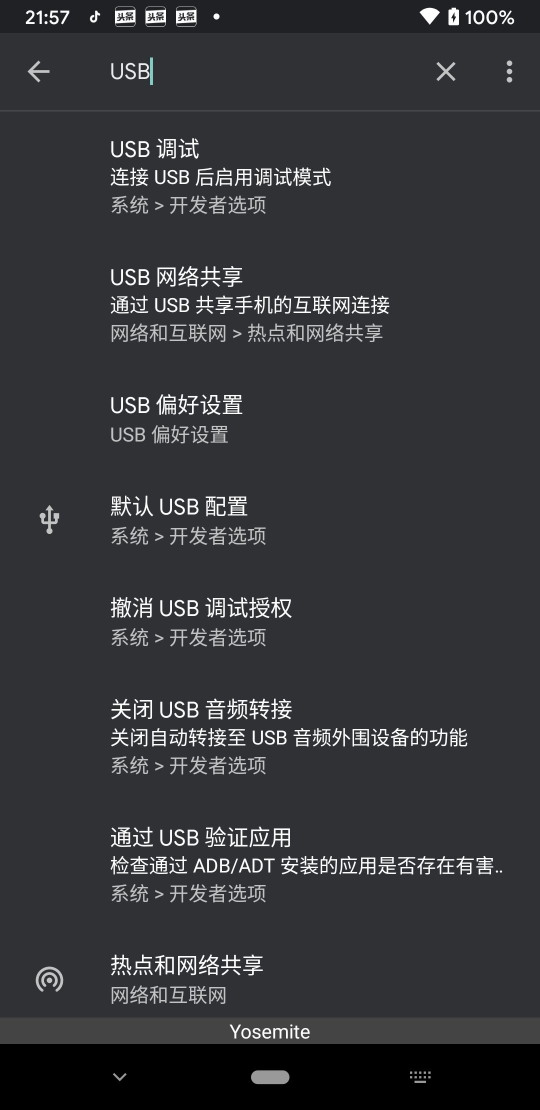
#> input picture settings.png, 1080 x 2220 px (shown at 1/2 size)
$ python -i getStringPosition.py   (imports and definitions only)
#> lines starting #> are read from the running program, lines starting #| are printed output that depends on the picture; after the words box and inside, x2 and y2 are one past the last pixel; in counts of white or black regions, pixels touching at a corner belong together
from pytesseract import image_to_data
import cv2

defaultMinConf = 80  # 识别时最小有效置信度
lang = 'chi_sim'  # 识别时使用的文字语言


def get_string_position(img, min_conf=defaultMinConf, log=False):
    # 提高文字识别正确率
    local_img = oo = cv2.threshold(img, 150, 255, cv2.THRESH_BINARY)[1]
    img_data = image_to_data(local_img, lang=lang).split('\n')
    data_cache = {}
    output = []
    img_data.pop(0)
    for line in img_data:
        row = line.split('\t')
        if len(row) < 12 or int(row[10]) < min_conf:
            continue
        key = row[2] + ':' + row[4]
        value = row[11]
        left = int(row[6])
        top = int(row[7])
        right = left + int(row[8])
        bottom = top + int(row[9])
        conf = int(row[10])
        if key in data_cache:
            data_cache[key][0] = data_cache[key][0] + value
            data_cache[key][1] = (min(data_cache[key][1][0], left), max(data_cache[key][1][1], right))
            data_cache[key][2] = (min(data_cache[key][2][0], top), max(data_cache[key][2][1], bottom))
            data_cache[key][3] = (min(data_cache[key][3][0], conf), max(data_cache[key][3][1], conf))
        else:
            data_cache[key] = [value, (left, right), (top, bottom), (conf, conf)]
    for line in data_cache:
        output.append(data_cache[line])
        if log:
            print(data_cache[line])
    return output


def get_special_string_position(data, string):
    for row in data:
        if row[0].find(string) > -1:
            return (row[1][0] + row[1][1]) / 2, (row[2][0] + row[2][1]) / 2
    return None


def find_string_in_img(img, string, min_conf=defaultMinConf, log=False):
    return get_special_string_position(get_string_position(img, min_conf, log), string)

>>> import cv2
>>> picture = cv2.imread('../settings.png', cv2.IMREAD_GRAYSCALE)
#> picture: shape (2220, 1080); min 0, max 255, mean 53.9
>>> result = get_string_position(picture)
#> in get_string_position, `local_img = oo = cv2.threshold(img, 150, 255, cv2.THRESH_BINARY)[1]`:
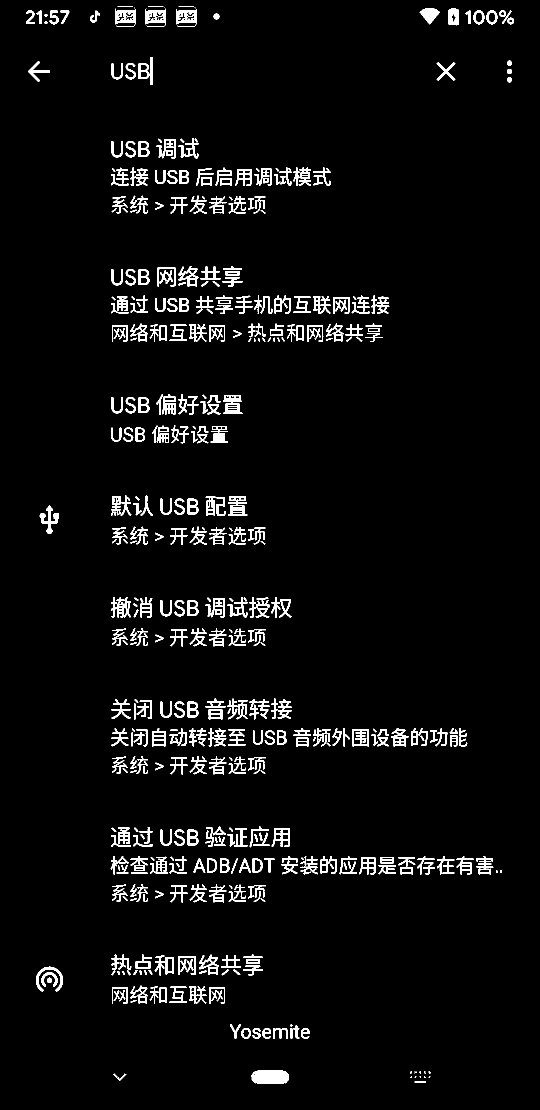
#> local_img: shape (2220, 1080) (shown at 1/2 size); 4.1% white; 526 white regions (30 under 20 px), largest, box (x1, y1, x2, y2) and area: (503, 2141, 578, 2168) 1800, (79, 1011, 118, 1068) 813, (352, 18, 393, 54) 790
#> (the run stopped early here; a loop or call above may not have finished)
